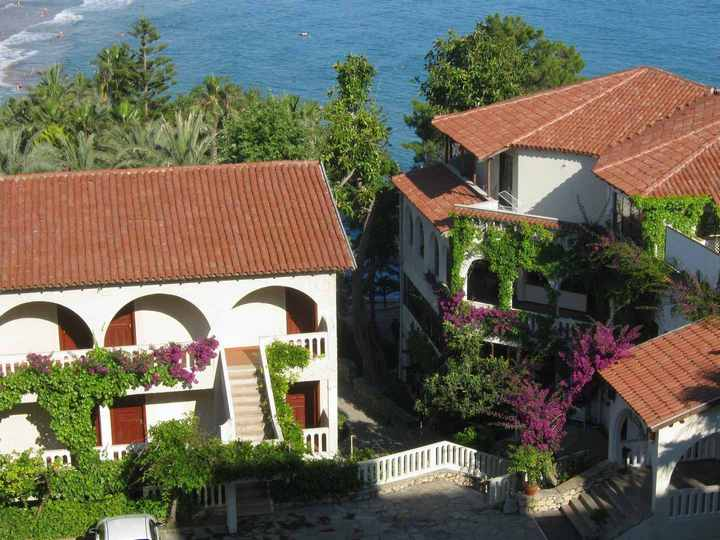
#> input picture LAB4/roof_half.JPG, 720 x 540 px, found by its file name
$ python first.py
#> lines starting #> are read from the running program, lines starting #| are printed output that depends on the picture; after the words box and inside, x2 and y2 are one past the last pixel; in counts of white or black regions, pixels touching at a corner belong together
import random
from math import cos, sin, pi
from PIL import Image, ImageDraw

def sign(x): # знак числа
        if x > 0:
                return 1
        if x < 0:
                return -1
        return 0

def line(x1, y1, x2, y2, draw):  # рисуем линию из точки (x1,y1) в точку (x2,y2)
        dX = abs(x2 - x1)
        dY = abs(y2 - y1)
        if dX >= dY: # если наклон по X больше Y, то X меняем на 1 и смотрим Y
            if x1 > x2: # если точка 2 правее точки 1, меняем их местами
                    x1, x2 = x2, x1
                    y1, y2 = y2, y1
            err = 0 # накапливаемая "ошибка"
            dErr = dY
            y = y1
            dirY = sign(y2 - y1)
            for x in range(x1, x2 + 1):
                    draw.point((x,y),(0,0,0))
                    err += dErr
                    if err + err >= dX:
                            y += dirY
                            err -= dX
        else: # если наклон по Y больше, то, наоборот, Y меняем на 1 и смотрим X
            if y1 > y2: # если точка 2 ближе точки 1, меняем их местами
                    x1, x2 = x2, x1
                    y1, y2 = y2, y1
            err = 0 # накапливаемая "ошибка"
            dErr = dX
            x = x1
            dirX = sign(x2 - x1)
            for y in range(y1, y2 + 1):
                    draw.point((x,y),(0,0,0))
                    err += dErr
                    if err + err >= dY:
                            x += dirX
                            err -= dY

class Turtle:
    def __init__(self, x, y, angle, draw):
        self.x = x
        self.y = y
        self.angle = angle
        self.draw = draw

    def move(self, count):
        self.new_x = self.x + round(cos(self.angle)*count)
        self.new_y = self.y + round(sin(self.angle)*count)
        line(self.x, self.y, self.new_x, self.new_y, self.draw)
        self.x = self.new_x
        self.y = self.new_y

    def rotate(self, angle):
        self.angle += angle

def fractal(size, depth, turtle):
    if depth == 1:
        turtle.move(size)
    else:
        fractal(size/3, depth - 1, turtle)
        turtle.rotate(pi/2)
        fractal(size/3, depth - 1, turtle)
        turtle.rotate(-pi/2)
        fractal(size/3, depth - 1, turtle)

image = Image.open("roof_half.jpg") #Открываем изображение
#> image is the input picture: PIL image 720x540 RGB; mean R, G, B 106.8, 103.9, 88.5
draw = ImageDraw.Draw(image) #Создаем инструмент для рисования
width  = image.size[0] #Определяем ширину
#> width = 720
height = image.size[1] #Определяем высоту
#> height = 540
pix = image.load() #Выгружаем значения пикселей

for x in range(width):
        for y in range(height):
                draw.point((x, y), (255, 255, 255))

turtle = Turtle(width//2, height//2, 0, draw)
fractal(500, 6, turtle)
turtle.rotate(2*pi/3)
fractal(500, 6, turtle)
turtle.rotate(2*pi/3)
fractal(500, 6, turtle)

image.show()
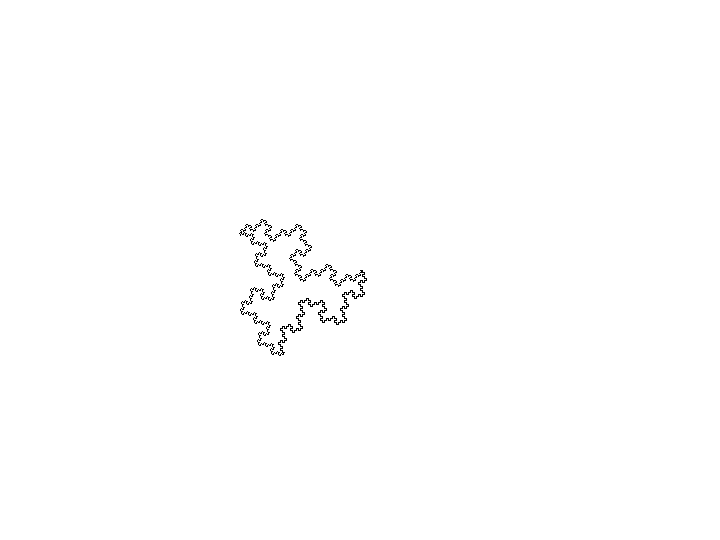
#> shown: PIL image 720x540 RGB; 99.6% white; black in thin lines or dots, all inside (x1, y1, x2, y2) = (239, 219, 367, 356)
image.save("first.jpg")

del draw
